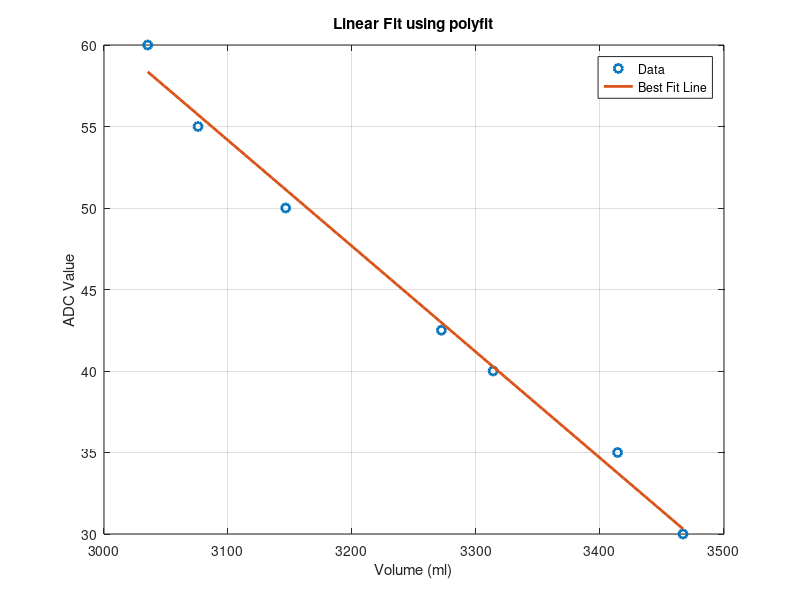
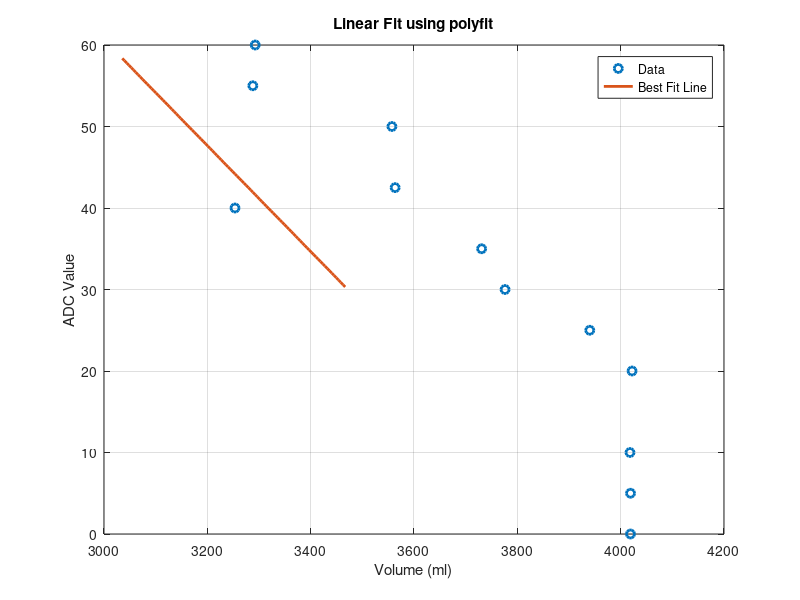

Reproduce these figures in MATLAB, in order.
% Volume (ml)
%y = [0 5 10 20 25 
y = [30 35 40 42.5 50 55 60];

% ADC values
%x = [(4020.75+4018.75+4023.3+4018.75) (4024+4009.4)*2 (4019.6+4024.1+4006.3+4015.25) (3851.75+3646.55+3795.05+3898.25) (3536.15+3752.55)*2 
x = [(3585.9+3446.1+3345.85+3489.85)  (3436.1+3392.25)*2 (3442.0+3133.6+3160.95+3518.65) (3167.15+3377.05)*2 (3297.15+2978.9+3064.85+3245.2) (3034.5+3117.15)*2 (3115.6+3000.05+2992.95+3032.4)]/4;

%0: 4020.38 5: 4016.7 10: 4016.3125 17.5:3770 20: 3797.7 25: 3644.35 30: 3466.925 35:3414.05 40:3313.8
%42.5:3272.1 50:3146.53 55:3075.825 60:3035.25

% Linear fit (degree = 1)
p = polyfit(x,y,1);

% Extract slope and intercept
m = p(1);
c = p(2);

% Display results
fprintf('Slope (m) = %.4f\n', m);
fprintf('Y-intercept (c) = %.4f\n', c);

% Plot the data and fitted line
x_fit = linspace(min(x),max(x),100);
y_fit = polyval(p,x_fit);

figure;
plot(x,y,'o','LineWidth',2);
hold on;
plot(x_fit,y_fit,'-','LineWidth',2);
xlabel('Volume (ml)');
ylabel('ADC Value');
title('Linear Fit using polyfit');
legend('Data','Best Fit Line');
grid on;


%------------------------------Second
%attempt-------------------------------
% Volume 2 (ml)
y1 = [0 5 10 20 25 30 35 40 42.5 50 55 60];

% ADC values
x1 = [4019*2 4014.15+4024.0 4018.05*2 4022.05*2 3858.4+4022.0 3776.25*2 3726.55+3735.2 3253.55*2 3438.3+3688.65 3557.25*2 3288.05*2 3292.65*2]/2;

% Linear fit (degree = 1)
p1 = polyfit(x1,y1,1);

% Extract slope and intercept
m1 = p1(1);
c1 = p1(2);

% Display results
fprintf('Slope (m1) = %.4f\n', m1);
fprintf('Y-intercept (c1) = %.4f\n', c1);

% Plot the data and fitted line
x_fit1 = linspace(min(x),max(x),100);
y_fit1 = polyval(p,x_fit);

figure;
plot(x1,y1,'o','LineWidth',2);
hold on;
plot(x_fit1,y_fit1,'-','LineWidth',2);
xlabel('Volume (ml)');
ylabel('ADC Value');
title('Linear Fit using polyfit');
legend('Data','Best Fit Line');
grid on;
